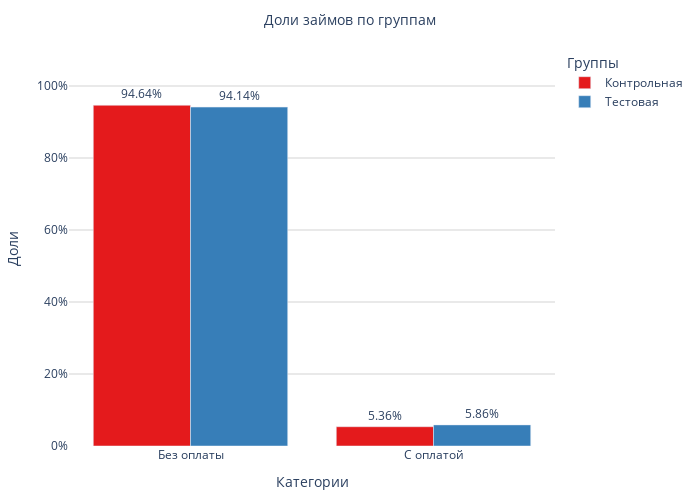

The notebook cell saved with this chart:
### Markdown cell above
#### _Рассмотрим доли оплаченных и неоплаченных займов по группам:_

### Code cell
control_data = df_itog[df_itog['treatment_flag'] == 0].payment_flag
test_data = df_itog[df_itog['treatment_flag'] == 1].payment_flag

data_to_plot = pd.DataFrame({
    'Контрольная': [1 - control_data.mean(), control_data.mean()],
    'Тестовая': [1 - test_data.mean(), test_data.mean()]
}, index=['Без оплаты', 'С оплатой'])

fig = go.Figure()

colors = px.colors.qualitative.Set1
for i, column in enumerate(data_to_plot.columns):
    fig.add_trace(go.Bar(
        name=column,
        x=data_to_plot.index,
        y=data_to_plot[column],
        text=[f'{val:.2%}' for val in data_to_plot[column]],
        textposition='outside',
        textfont=dict(size=12),
        marker_color=colors[i],
        hovertemplate=(
            '<b>Категория:</b> %{x}<br>' +
            '<b>Группа:</b> ' + column + '<br>' +
            '<b>Доля:</b> %{y:.2%}<br>' +
            '<extra></extra>'
        )
    ))

fig.update_layout(
    title=dict(
        text='Доли займов по группам',
        font=dict(size=14),
        x=0.5,
        xanchor='center'
    ),
    xaxis=dict(
        title='Категории',
        tickfont=dict(size=12),
        title_font=dict(size=14)
    ),
    yaxis=dict(
        title='Доли',
        tickformat='.0%',
        title_font=dict(size=14),
        tickfont=dict(size=12),
        range=[0, 1.1]
    ),
    barmode='group',
    legend=dict(
        title='Группы',
        title_font=dict(size=14),
        font=dict(size=12)
    ),
    width=700,
    height=500,
    margin=dict(l=50, r=50, t=50, b=50),
    plot_bgcolor='white'
)

fig.update_yaxes(showgrid=True, gridcolor='lightgray')

fig.show()

### Figure 1 — Plotly figure (JSON) as saved in the notebook; plotly's stock layout.template omitted (floating-point values rounded to 4 significant figures)
{"data": [{"hovertemplate": "<b>Категория:</b> %{x}<br><b>Группа:</b> Контрольная<br><b>Доля:</b> %{y:.2%}<br><extra></extra>", "marker": {"color": "rgb(228,26,28)"}, "name": "Контрольная", "text": ["94.64%", "5.36%"], "textfont": {"size": 12}, "textposition": "outside", "type": "bar", "x": ["Без оплаты", "С оплатой"], "y": [0.9464, 0.05356]}, {"hovertemplate": "<b>Категория:</b> %{x}<br><b>Группа:</b> Тестовая<br><b>Доля:</b> %{y:.2%}<br><extra></extra>", "marker": {"color": "rgb(55,126,184)"}, "name": "Тестовая", "text": ["94.14%", "5.86%"], "textfont": {"size": 12}, "textposition": "outside", "type": "bar", "x": ["Без оплаты", "С оплатой"], "y": [0.9414, 0.05861]}], "layout": {"barmode": "group", "height": 500, "legend": {"font": {"size": 12}, "title": {"font": {"size": 14}, "text": "Группы"}}, "margin": {"b": 50, "l": 50, "r": 50, "t": 50}, "plot_bgcolor": "white", "title": {"font": {"size": 14}, "text": "Доли займов по группам", "x": 0.5, "xanchor": "center"}, "width": 700, "xaxis": {"tickfont": {"size": 12}, "title": {"font": {"size": 14}, "text": "Категории"}}, "yaxis": {"gridcolor": "lightgray", "range": [0, 1.1], "showgrid": true, "tickfont": {"size": 12}, "tickformat": ".0%", "title": {"font": {"size": 14}, "text": "Доли"}}}}
